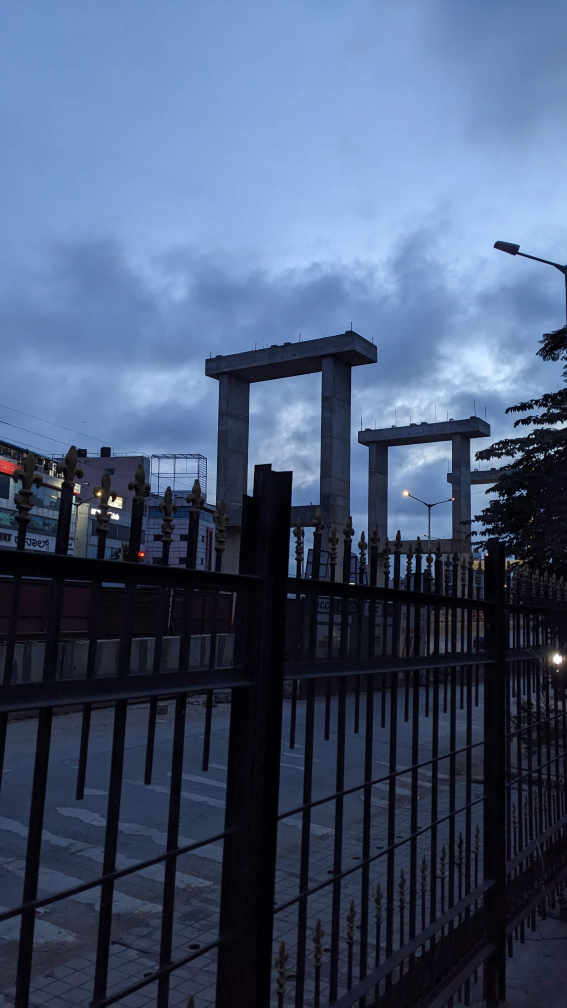
#> input picture data/GP_PXL_20240926_003004774.jpg, 2268 x 4032 px, found by its file name (shown at 1/4 size)
$ jupyter execute --allow-errors 1_Image_Preprocessing.ipynb.ipynb
#> lines starting #> are read from the running program, lines starting #| are printed output that depends on the picture
[cell 1]
from PIL import Image
import matplotlib.pyplot as plt
import numpy as np

# Step 1: Create a new RGB image

image_rgb = Image.new(mode='RGB', size=(100, 100), color=(np.random.randint(0,255), np.random.randint(0,255), np.random.randint(0,255)))
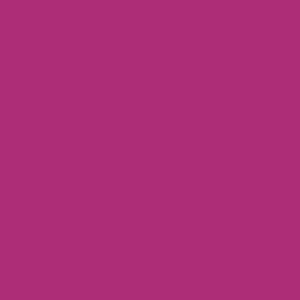
#> image_rgb: PIL image 100x100 RGB (shown 3 times larger); mean R, G, B 172, 47, 117

# Step 2: Convert to numpy array for manipulation
image_rgbn = np.array(image_rgb)

# Step 3: Apply random colors to specific regions
image_rgbn[:20, :20] = [np.random.randint(0, 255), np.random.randint(0, 255), np.random.randint(0, 255)]  # Top-left
image_rgbn[20:40, 20:40] = [np.random.randint(0, 255), np.random.randint(0, 255), np.random.randint(0, 255)]  # Center
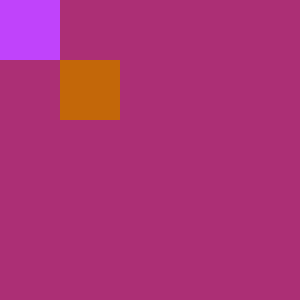
#> image_rgbn: shape (100, 100, 3) (shown 3 times larger); mean R, G, B 173.7, 50, 118
image_rgbn[40:100, 40:100] = [np.random.randint(0, 255), np.random.randint(0, 255), np.random.randint(0, 255)]  # Bottom-right
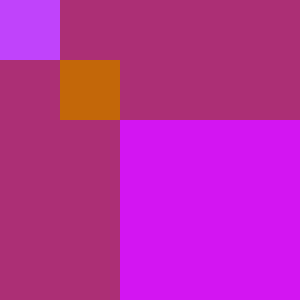
#> image_rgbn: shape (100, 100, 3) (shown 3 times larger); mean R, G, B 187.8, 40.7, 163

# Step 4: Convert back to an Image object
image_rgbn = Image.fromarray(image_rgbn)

# Step 5: Plot the original and modified images using Matplotlib
plt.figure(figsize=(12, 4))

# Plot original image
plt.subplot(1, 3, 1)
plt.imshow(image_rgb)
plt.title("Original Image")
plt.axis('off')

# Plot modified image
plt.subplot(1, 3, 2)
plt.imshow(image_rgbn)
plt.title("Modified Image")
plt.axis('off')

# Step 6: Convert to RGBA and plot
image_rgba = image_rgb.convert('RGBA')
plt.subplot(1, 3, 3)
plt.imshow(image_rgba)
plt.title("Image with Alpha")
plt.axis('off')

# Display all plots
plt.tight_layout()
plt.show()
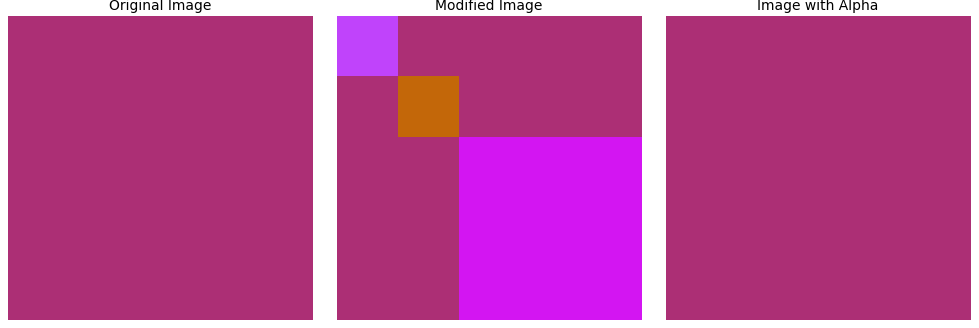
#> figure drawn by matplotlib, 3 panels

[cell 2]
import cv2
import numpy as np

# Step 1: Create a blank BGR image
image_bgr = np.zeros((100, 100, 3), dtype='uint8')

# Step 2: Assign random colors to each channel
image_bgr[:, :, 0] = np.random.randint(0, 256)  # Blue channel
image_bgr[:, :, 1] = np.random.randint(0, 256)  # Green channel
image_bgr[:, :, 2] = np.random.randint(0, 256)  # Red channel

# Step 3: Display the BGR image
cv2.namedWindow('BGR Image', cv2.WINDOW_NORMAL)
cv2.imshow('BGR Image', image_bgr)
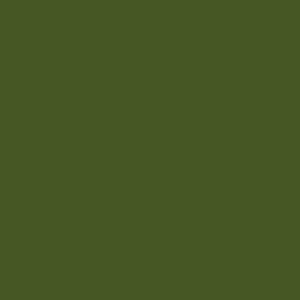
#> window 'BGR Image': shape (100, 100, 3) (shown 3 times larger); mean B, G, R 36, 87, 70
cv2.waitKey(0)
cv2.destroyAllWindows()

[cell 3]
# Step 4: Convert to RGB and display
image_rgb = cv2.cvtColor(image_bgr, cv2.COLOR_BGR2RGB)
#> image_rgb: shape (100, 100, 3)
cv2.namedWindow('RGB Image', cv2.WINDOW_NORMAL)
cv2.imshow('RGB Image', image_rgb)
cv2.waitKey(0)
cv2.destroyAllWindows()

[cell 4]
# Step 5: Convert to Grayscale and display
image_gray = cv2.cvtColor(image_bgr, cv2.COLOR_BGR2GRAY)
cv2.namedWindow('Gray Image', cv2.WINDOW_NORMAL)
cv2.imshow('Gray Image', image_gray)
cv2.waitKey(0)
cv2.destroyAllWindows()

[cell 5]
# Step 6: Add an alpha channel
alpha_channel = np.random.randint(0, 256,(100,100))  # Random alpha values
image_bgra = np.dstack((image_bgr, alpha_channel))  # Add alpha channel to BGR image
image_bgra.shape

[cell 6]
# [5 lines of commented-out code are left out]

[cell 7]
import os
from PIL import Image
import numpy as np
import cv2

# Function to calculate file size
def file_size(file):
    file_size = os.path.getsize(file)  # Get file size in bytes
    file_size_kB = round(file_size / 1024, 4)  # Convert to KB
    return file_size_kB  # Return file size in KB

# Ensure the directory exists
os.makedirs('./Temporary', exist_ok=True)

# Create an image with Pillow
image = Image.new('RGB', (100, 100), (255, 100, 0))  # Orange image
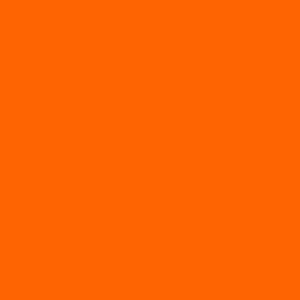
#> image: PIL image 100x100 RGB (shown 3 times larger); mean R, G, B 255, 100, 0

# Save the image with different qualities and print file sizes
image.save("./Temporary/image_SAVE_95.jpg", quality=95)
print(f"File size of image_SAVE_95.jpg: {file_size('./Temporary/image_SAVE_95.jpg')} KB")

image.save('./Temporary/image_SAVE_50.jpg', quality=50)
print(f"File size of image_SAVE_50.jpg: {file_size('./Temporary/image_SAVE_50.jpg')} KB")

image.save('./Temporary/image_SAVE.jpg')  # Default quality
print(f"File size of image_SAVE.jpg: {file_size('./Temporary/image_SAVE.jpg')} KB")

# Create a random RGB image with NumPy for OpenCV
image_rgb = np.zeros((100, 100, 3), dtype='uint8')
image_rgb[:, :, 0] = np.random.randint(0, 256)  # Blue channel
image_rgb[:, :, 1] = np.random.randint(0, 256)  # Green channel
image_rgb[:, :, 2] = np.random.randint(0, 256)  # Red channel

# Save the image using OpenCV and print file sizes
cv2.imwrite("./Temporary/imagecv_SAVE_100.jpg", image_rgb, [cv2.IMWRITE_JPEG_QUALITY, 100])
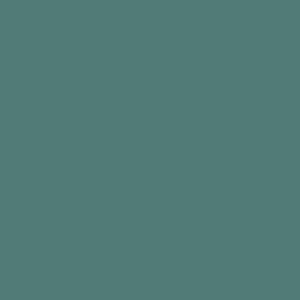
#> saved as imagecv_SAVE_100.jpg: shape (100, 100, 3) (shown 3 times larger); mean B, G, R 118, 123, 81
print(f"File size of imagecv_SAVE_100.jpg: {file_size('./Temporary/imagecv_SAVE_100.jpg')} KB")

cv2.imwrite("./Temporary/imagecv_SAVE_50.jpg", image_rgb, [cv2.IMWRITE_JPEG_QUALITY, 50])
print(f"File size of imagecv_SAVE_50.jpg: {file_size('./Temporary/imagecv_SAVE_50.jpg')} KB")

cv2.imwrite("./Temporary/imagecv_SAVE_0.jpg", image_rgb, [cv2.IMWRITE_JPEG_QUALITY, 0])
print(f"File size of imagecv_SAVE_0.jpg: {file_size('./Temporary/imagecv_SAVE_0.jpg')} KB")

cv2.imwrite("./Temporary/imagecv_SAVE.png", image_rgb)  # Default PNG compression
print(f"File size of imagecv_SAVE.png: {file_size('./Temporary/imagecv_SAVE.png')} KB")

cv2.imwrite("./Temporary/imagecv_SAVE_0.png", image_rgb, [int(cv2.IMWRITE_PNG_COMPRESSION), 0])  # Minimum compression
print(f"File size of imagecv_SAVE_0.png: {file_size('./Temporary/imagecv_SAVE_0.png')} KB")

cv2.imwrite("./Temporary/imagecv_SAVE_9.png", image_rgb, [int(cv2.IMWRITE_PNG_COMPRESSION), 9])  # Maximum compression
print(f"File size of imagecv_SAVE_9.png: {file_size('./Temporary/imagecv_SAVE_9.png')} KB")

[cell 8]
from PIL import Image, ExifTags  # Import Pillow for image and EXIF handling
import piexif  # Import piexif for advanced EXIF manipulation

# Specify paths for the input and output images
image_path = './data/GP_PXL_20240926_003004774.jpg'  # Path to the input image
output_path = './Temporary/GP_PXL_20240926_003004774_with_updated_exif.jpg'  # Path to save the updated image

# Load the image
image = Image.open(image_path)  # Open the image using Pillow
#> image is the input picture: PIL image 2268x4032 RGB; mean R, G, B 71.1, 87.7, 116.8

# Step 1: Read EXIF data from the image
exif_data = image._getexif()  # Get the raw EXIF data
#> exif_data = 56 items

# Step 2: Modify EXIF Orientation tag

    # Load the EXIF data into a dictionary for easier manipulation
#> (the rest of this cell did not finish here and is left out)

[cell 9]
from PIL import Image, ExifTags  # Import Pillow for image and EXIF handling
import piexif  # Import piexif for advanced EXIF manipulation

# Specify paths for the input and output images
image_path = './data/GP_PXL_20240926_003004774.jpg'  # Path to the input image
output_path = './Temporary/GP_PXL_20240926_003004774_with_updated_exif.jpg'  # Path to save the updated image

# Load the image
image = Image.open(image_path)  # Open the image using Pillow

# Step 1: Read EXIF data from the image
exif_data = image._getexif()  # Get the raw EXIF data

exif_data

[cell 10]
# Loop through all EXIF tags and print their names and values
for tag, value in exif_data.items():
    tag_name = ExifTags.TAGS.get(tag, tag)  # Convert tag ID to a readable name
    print(f"{tag_name}: {value}")
#> this loop made 56 passes
#> (tag, value, tag_name) on passes 1, 2, 4, 5, 6, 7, 8, 9, 10, 11, 17, 18: (256, 2268, 'ImageWidth'), (257, 4032, 'ImageLength'), (296, 2, 'ResolutionUnit'), (34665, 244, 'ExifOffset'), (271, 'Google', 'Make'), (272, 'Pixel 4a', 'Model'), (305, 'HDR+ 1.0.540104767zdr', 'Software'), (274, 1, 'Orientation'), (306, '2024:09:26 06:00:04', 'DateTime'), (531, 1, 'YCbCrPositioning'), (36867, '2024:09:26 06:00:04', 'DateTimeOriginal'), (36868, '2024:09:26 06:00:04', 'DateTimeDigitized')
#> (tag, tag_name) on passes 3, 12, 13, 14, 15, 16: (34853, 'GPSInfo'), (282, 'XResolution'), (283, 'YResolution'), (36864, 'ExifVersion'), (37121, 'ComponentsConfiguration'), (37377, 'ShutterSpeedValue')
#| ImageWidth: 2268
#| ImageLength: 4032
#| GPSInfo: {16: 'M', 17: 268.0}
#| ResolutionUnit: 2
#| ExifOffset: 244
#| Make: Google
#| Model: Pixel 4a
#| Software: HDR+ 1.0.540104767zdr
#> (further printed lines are left out)
